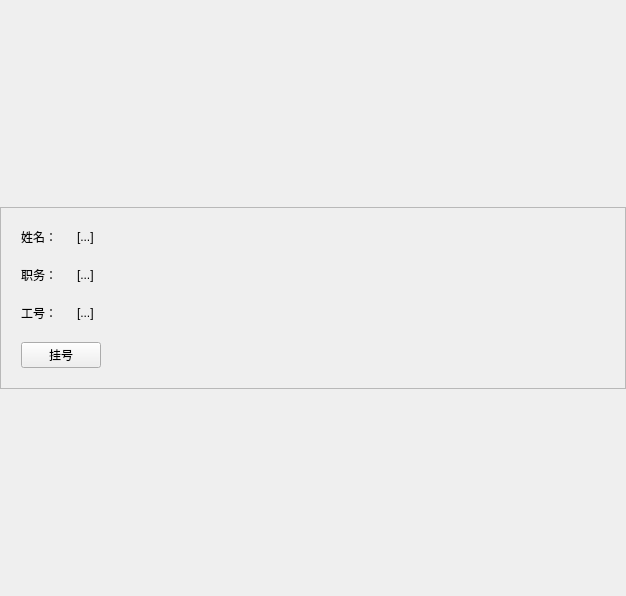
<?xml version="1.0" encoding="UTF-8"?>
<ui version="4.0">
 <class>DoctorCard</class>
 <widget class="QWidget" name="DoctorCard">
  <property name="geometry">
   <rect>
    <x>0</x>
    <y>0</y>
    <width>626</width>
    <height>596</height>
   </rect>
  </property>
  <property name="windowTitle">
   <string>Form</string>
  </property>
  <layout class="QVBoxLayout" name="verticalLayout">
   <property name="spacing">
    <number>0</number>
   </property>
   <property name="leftMargin">
    <number>0</number>
   </property>
   <property name="topMargin">
    <number>0</number>
   </property>
   <property name="rightMargin">
    <number>0</number>
   </property>
   <property name="bottomMargin">
    <number>0</number>
   </property>
   <item>
    <widget class="QFrame" name="CardFrame">
     <property name="sizePolicy">
      <sizepolicy hsizetype="Expanding" vsizetype="Fixed">
       <horstretch>0</horstretch>
       <verstretch>0</verstretch>
      </sizepolicy>
     </property>
     <property name="styleSheet">
      <string notr="true"/>
     </property>
     <property name="frameShape">
      <enum>QFrame::StyledPanel</enum>
     </property>
     <property name="frameShadow">
      <enum>QFrame::Raised</enum>
     </property>
     <property name="class" stdset="0">
      <string>cardFrame</string>
     </property>
     <layout class="QHBoxLayout" name="horizontalLayout">
      <property name="spacing">
       <number>20</number>
      </property>
      <property name="leftMargin">
       <number>20</number>
      </property>
      <property name="topMargin">
       <number>20</number>
      </property>
      <property name="rightMargin">
       <number>20</number>
      </property>
      <property name="bottomMargin">
       <number>20</number>
      </property>
      <item>
       <layout class="QVBoxLayout" name="verticalLayout_2">
        <item>
         <layout class="QFormLayout" name="formLayout">
          <property name="formAlignment">
           <set>Qt::AlignLeading|Qt::AlignLeft|Qt::AlignVCenter</set>
          </property>
          <property name="horizontalSpacing">
           <number>20</number>
          </property>
          <property name="verticalSpacing">
           <number>20</number>
          </property>
          <item row="0" column="0">
           <widget class="QLabel" name="ShowText_1">
            <property name="text">
             <string>姓名：</string>
            </property>
           </widget>
          </item>
          <item row="0" column="1">
           <widget class="QLabel" name="nameInput">
            <property name="text">
             <string>[...]</string>
            </property>
           </widget>
          </item>
          <item row="1" column="0">
           <widget class="QLabel" name="ShowText_2">
            <property name="text">
             <string>职务：</string>
            </property>
           </widget>
          </item>
          <item row="1" column="1">
           <widget class="QLabel" name="jobInput">
            <property name="text">
             <string>[...]</string>
            </property>
           </widget>
          </item>
          <item row="2" column="0">
           <widget class="QLabel" name="ShowText_3">
            <property name="text">
             <string>工号：</string>
            </property>
           </widget>
          </item>
          <item row="2" column="1">
           <widget class="QLabel" name="idInput">
            <property name="text">
             <string>[...]</string>
            </property>
           </widget>
          </item>
         </layout>
        </item>
        <item>
         <widget class="QPushButton" name="DetailBtn">
          <property name="text">
           <string>挂号</string>
          </property>
         </widget>
        </item>
       </layout>
      </item>
      <item>
       <spacer name="horizontalSpacer">
        <property name="orientation">
         <enum>Qt::Horizontal</enum>
        </property>
        <property name="sizeHint" stdset="0">
         <size>
          <width>40</width>
          <height>20</height>
         </size>
        </property>
       </spacer>
      </item>
      <item>
       <widget class="QLabel" name="Photo">
        <property name="text">
         <string/>
        </property>
        <property name="pixmap">
         <pixmap resource="../res.qrc">:/img/picture/DefaultPhoto.jpg</pixmap>
        </property>
        <property name="scaledContents">
         <bool>true</bool>
        </property>
       </widget>
      </item>
     </layout>
    </widget>
   </item>
  </layout>
 </widget>
 <resources>
  <include location="../res.qrc"/>
 </resources>
 <connections/>
</ui>
